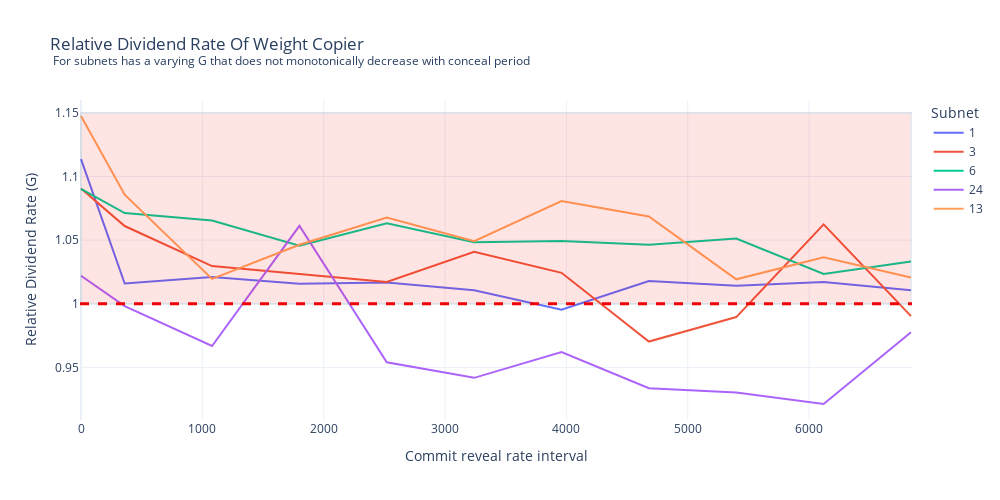
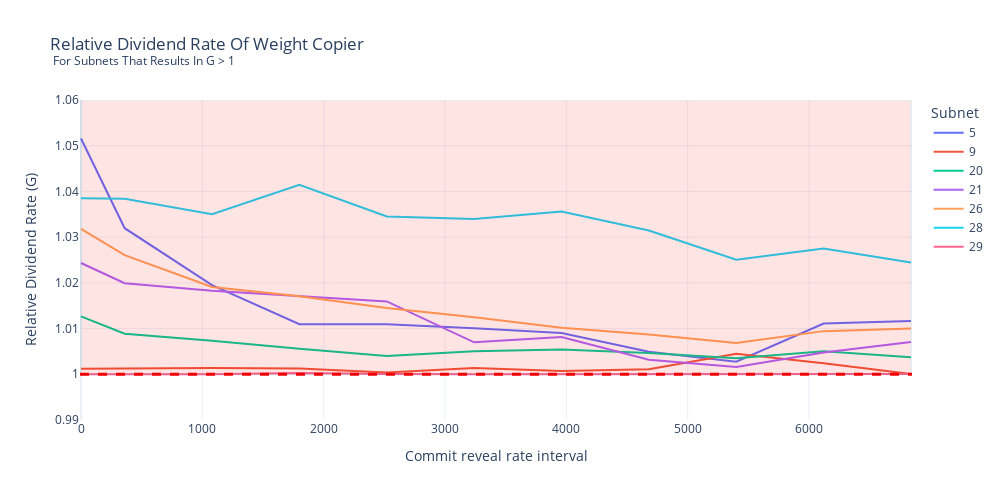
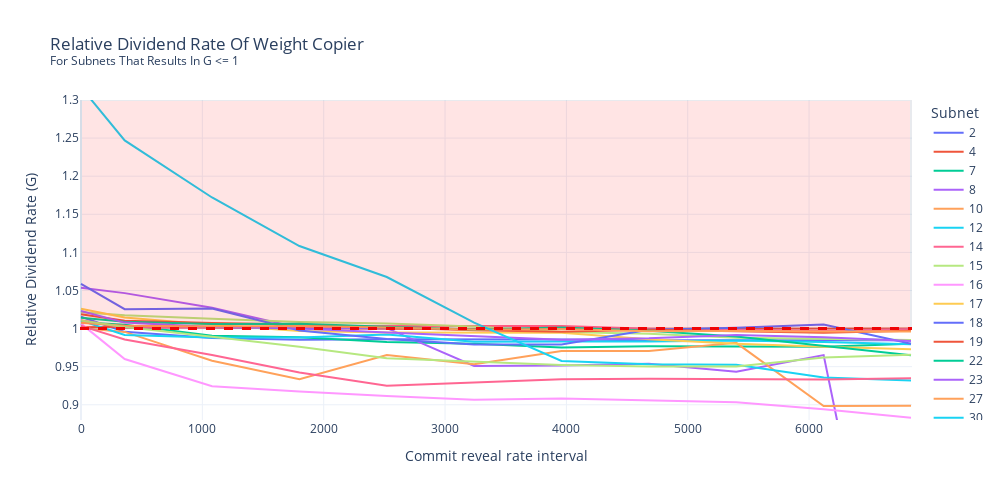

Notebook source saved alongside these figures, in order:
### Code cell
fig0 = px.line(
    div_losts.loc[:, set_0],
    labels={
        "value": "Relative dividend rate (G)".title(),
        "index": "Commit reveal rate interval",
        "variable": 'Subnet'
    },
    title="Relative Dividend Rate Of Weight Copier <br><sup> For subnets has a varying G that does not monotonically decrease with conceal period</sup>",
    width = 1000,
    height = 500,
)
fig0.add_hline(y=1, line_width=3, line_dash="dash", line_color="red", annotation_text = "")
fig0.update_layout(template='plotly_white')

fig0.add_shape(
    type="rect",
    x0=0,
    x1=19 * 360,
    y0=1.15,
    y1=1,
    fillcolor="red",
    opacity=0.1,
)

fig0.show()

fig1 = px.line(
    div_losts.loc[:, set_a],
    labels={
        "value": "Relative dividend rate (G)".title(),
        "index": "Commit reveal rate interval",
        "variable": 'Subnet'
    },
    title="Relative dividend rate of weight copier <br><sup> For subnets that results in G > 1</sup>".title(),
    width = 1000,
    height = 500,
    range_y = [0.99, 1.06]
)
fig1.add_hline(y=1, line_width=3, line_dash="dash", line_color="red", annotation_text = "")
fig1.update_layout(template='plotly_white')

fig1.add_shape(
    type="rect",
    x0=0,
    x1=19 * 360,
    y0=1,
    y1=1.06,
    fillcolor="red",
    opacity=0.1,
)

fig1.show()

fig2 = px.line(
    div_losts.loc[:, set_b],
    labels={
        "value": "Relative dividend rate (G)".title(),
        "index": "Commit reveal rate interval",
        "variable": 'Subnet'
    },
    title="Relative dividend rate of weight copier <br><sup>For subnets that results in G <= 1</sup>".title(),
    width = 1000,
    height = 500,
    range_y = [0.88, 1.3]
)
fig2.add_hline(y=1, line_width=3, line_dash="dash", line_color="red", annotation_text = "")
fig2.update_layout(template='plotly_white')

fig2.add_shape(
    type="rect",
    x0=0,
    x1=19 * 360,
    y0=1,
    y1=1.3,
    fillcolor="red",
    opacity=0.1,
)

fig2.show()

### Figure 1 — Plotly figure (JSON) as saved in the notebook; plotly's stock layout.template omitted (floating-point values rounded to 4 significant figures)
{"data": [{"hovertemplate": "Subnet=1<br>Commit reveal rate interval=%{x}<br>Relative Dividend Rate (G)=%{y}<extra></extra>", "legendgroup": "1", "line": {"color": "#636efa", "dash": "solid"}, "marker": {"symbol": "circle"}, "mode": "lines", "name": "1", "orientation": "v", "showlegend": true, "type": "scatter", "x": [0, 360, 1080, 1800, 2520, 3240, 3960, 4680, 5400, 6120, 6840], "xaxis": "x", "y": [1.114, 1.016, 1.021, 1.016, 1.017, 1.011, 0.9953, 1.018, 1.014, 1.017, 1.011], "yaxis": "y"}, {"hovertemplate": "Subnet=3<br>Commit reveal rate interval=%{x}<br>Relative Dividend Rate (G)=%{y}<extra></extra>", "legendgroup": "3", "line": {"color": "#EF553B", "dash": "solid"}, "marker": {"symbol": "circle"}, "mode": "lines", "name": "3", "orientation": "v", "showlegend": true, "type": "scatter", "x": [0, 360, 1080, 1800, 2520, 3240, 3960, 4680, 5400, 6120, 6840], "xaxis": "x", "y": [1.091, 1.061, 1.03, 1.023, 1.017, 1.041, 1.024, 0.9703, 0.9895, 1.062, 0.9903], "yaxis": "y"}, {"hovertemplate": "Subnet=6<br>Commit reveal rate interval=%{x}<br>Relative Dividend Rate (G)=%{y}<extra></extra>", "legendgroup": "6", "line": {"color": "#00cc96", "dash": "solid"}, "marker": {"symbol": "circle"}, "mode": "lines", "name": "6", "orientation": "v", "showlegend": true, "type": "scatter", "x": [0, 360, 1080, 1800, 2520, 3240, 3960, 4680, 5400, 6120, 6840], "xaxis": "x", "y": [1.09, 1.071, 1.065, 1.046, 1.063, 1.048, 1.049, 1.046, 1.051, 1.023, 1.033], "yaxis": "y"}, {"hovertemplate": "Subnet=24<br>Commit reveal rate interval=%{x}<br>Relative Dividend Rate (G)=%{y}<extra></extra>", "legendgroup": "24", "line": {"color": "#ab63fa", "dash": "solid"}, "marker": {"symbol": "circle"}, "mode": "lines", "name": "24", "orientation": "v", "showlegend": true, "type": "scatter", "x": [0, 360, 1080, 1800, 2520, 3240, 3960, 4680, 5400, 6120, 6840], "xaxis": "x", "y": [1.022, 0.9981, 0.9668, 1.061, 0.954, 0.9418, 0.9621, 0.9337, 0.9303, 0.9212, 0.9776], "yaxis": "y"}, {"hovertemplate": "Subnet=13<br>Commit reveal rate interval=%{x}<br>Relative Dividend Rate (G)=%{y}<extra></extra>", "legendgroup": "13", "line": {"color": "#FFA15A", "dash": "solid"}, "marker": {"symbol": "circle"}, "mode": "lines", "name": "13", "orientation": "v", "showlegend": true, "type": "scatter", "x": [0, 360, 1080, 1800, 2520, 3240, 3960, 4680, 5400, 6120, 6840], "xaxis": "x", "y": [1.148, 1.086, 1.02, 1.046, 1.068, 1.049, 1.081, 1.069, 1.019, 1.037, 1.021], "yaxis": "y"}], "layout": {"annotations": [{"showarrow": false, "text": "", "x": 1, "xanchor": "right", "xref": "x domain", "y": 1, "yanchor": "bottom", "yref": "y"}], "height": 500, "legend": {"title": {"text": "Subnet"}, "tracegroupgap": 0}, "shapes": [{"line": {"color": "red", "dash": "dash", "width": 3}, "type": "line", "x0": 0, "x1": 1, "xref": "x domain", "y0": 1, "y1": 1, "yref": "y"}, {"fillcolor": "red", "opacity": 0.1, "type": "rect", "x0": 0, "x1": 6840, "y0": 1.15, "y1": 1}], "title": {"text": "Relative Dividend Rate Of Weight Copier <br><sup> For subnets has a varying G that does not monotonically decrease with conceal period</sup>"}, "width": 1000, "xaxis": {"anchor": "y", "domain": [0, 1], "title": {"text": "Commit reveal rate interval"}}, "yaxis": {"anchor": "x", "domain": [0, 1], "title": {"text": "Relative Dividend Rate (G)"}}}}

### Figure 2 — Plotly figure (JSON) as saved in the notebook; plotly's stock layout.template omitted (floating-point values rounded to 4 significant figures)
{"data": [{"hovertemplate": "Subnet=5<br>Commit reveal rate interval=%{x}<br>Relative Dividend Rate (G)=%{y}<extra></extra>", "legendgroup": "5", "line": {"color": "#636efa", "dash": "solid"}, "marker": {"symbol": "circle"}, "mode": "lines", "name": "5", "orientation": "v", "showlegend": true, "type": "scatter", "x": [0, 360, 1080, 1800, 2520, 3240, 3960, 4680, 5400, 6120, 6840], "xaxis": "x", "y": [1.052, 1.032, 1.019, 1.011, 1.011, 1.01, 1.009, 1.005, 1.003, 1.011, 1.012], "yaxis": "y"}, {"hovertemplate": "Subnet=9<br>Commit reveal rate interval=%{x}<br>Relative Dividend Rate (G)=%{y}<extra></extra>", "legendgroup": "9", "line": {"color": "#EF553B", "dash": "solid"}, "marker": {"symbol": "circle"}, "mode": "lines", "name": "9", "orientation": "v", "showlegend": true, "type": "scatter", "x": [0, 360, 1080, 1800, 2520, 3240, 3960, 4680, 5400, 6120, 6840], "xaxis": "x", "y": [1.001, 1.001, 1.001, 1.001, 1.0, 1.001, 1.001, 1.001, 1.004, 1.002, 1.0], "yaxis": "y"}, {"hovertemplate": "Subnet=20<br>Commit reveal rate interval=%{x}<br>Relative Dividend Rate (G)=%{y}<extra></extra>", "legendgroup": "20", "line": {"color": "#00cc96", "dash": "solid"}, "marker": {"symbol": "circle"}, "mode": "lines", "name": "20", "orientation": "v", "showlegend": true, "type": "scatter", "x": [0, 360, 1080, 1800, 2520, 3240, 3960, 4680, 5400, 6120, 6840], "xaxis": "x", "y": [1.013, 1.009, 1.007, 1.006, 1.004, 1.005, 1.005, 1.005, 1.003, 1.005, 1.004], "yaxis": "y"}, {"hovertemplate": "Subnet=21<br>Commit reveal rate interval=%{x}<br>Relative Dividend Rate (G)=%{y}<extra></extra>", "legendgroup": "21", "line": {"color": "#ab63fa", "dash": "solid"}, "marker": {"symbol": "circle"}, "mode": "lines", "name": "21", "orientation": "v", "showlegend": true, "type": "scatter", "x": [0, 360, 1080, 1800, 2520, 3240, 3960, 4680, 5400, 6120, 6840], "xaxis": "x", "y": [1.024, 1.02, 1.018, 1.017, 1.016, 1.007, 1.008, 1.003, 1.002, 1.005, 1.007], "yaxis": "y"}, {"hovertemplate": "Subnet=26<br>Commit reveal rate interval=%{x}<br>Relative Dividend Rate (G)=%{y}<extra></extra>", "legendgroup": "26", "line": {"color": "#FFA15A", "dash": "solid"}, "marker": {"symbol": "circle"}, "mode": "lines", "name": "26", "orientation": "v", "showlegend": true, "type": "scatter", "x": [0, 360, 1080, 1800, 2520, 3240, 3960, 4680, 5400, 6120, 6840], "xaxis": "x", "y": [1.032, 1.026, 1.019, 1.017, 1.015, 1.012, 1.01, 1.009, 1.007, 1.009, 1.01], "yaxis": "y"}, {"hovertemplate": "Subnet=28<br>Commit reveal rate interval=%{x}<br>Relative Dividend Rate (G)=%{y}<extra></extra>", "legendgroup": "28", "line": {"color": "#19d3f3", "dash": "solid"}, "marker": {"symbol": "circle"}, "mode": "lines", "name": "28", "orientation": "v", "showlegend": true, "type": "scatter", "x": [0, 360, 1080, 1800, 2520, 3240, 3960, 4680, 5400, 6120, 6840], "xaxis": "x", "y": [1.039, 1.038, 1.035, 1.041, 1.035, 1.034, 1.036, 1.031, 1.025, 1.028, 1.024], "yaxis": "y"}, {"hovertemplate": "Subnet=29<br>Commit reveal rate interval=%{x}<br>Relative Dividend Rate (G)=%{y}<extra></extra>", "legendgroup": "29", "line": {"color": "#FF6692", "dash": "solid"}, "marker": {"symbol": "circle"}, "mode": "lines", "name": "29", "orientation": "v", "showlegend": true, "type": "scatter", "x": [0, 360, 1080, 1800, 2520, 3240, 3960, 4680, 5400, 6120, 6840], "xaxis": "x", "y": [1.0, 1.0, 1.0, 1.0, 1.0, 1.0, 1.0, 1.0, 1.0, 1.0, 1.0], "yaxis": "y"}], "layout": {"annotations": [{"showarrow": false, "text": "", "x": 1, "xanchor": "right", "xref": "x domain", "y": 1, "yanchor": "bottom", "yref": "y"}], "height": 500, "legend": {"title": {"text": "Subnet"}, "tracegroupgap": 0}, "shapes": [{"line": {"color": "red", "dash": "dash", "width": 3}, "type": "line", "x0": 0, "x1": 1, "xref": "x domain", "y0": 1, "y1": 1, "yref": "y"}, {"fillcolor": "red", "opacity": 0.1, "type": "rect", "x0": 0, "x1": 6840, "y0": 1, "y1": 1.06}], "title": {"text": "Relative Dividend Rate Of Weight Copier <Br><Sup> For Subnets That Results In G > 1</Sup>"}, "width": 1000, "xaxis": {"anchor": "y", "domain": [0, 1], "title": {"text": "Commit reveal rate interval"}}, "yaxis": {"anchor": "x", "domain": [0, 1], "range": [0.99, 1.06], "title": {"text": "Relative Dividend Rate (G)"}}}}

### Figure 3 — Plotly figure (JSON) as saved in the notebook; plotly's stock layout.template omitted (floating-point values rounded to 4 significant figures)
{"data": [{"hovertemplate": "Subnet=2<br>Commit reveal rate interval=%{x}<br>Relative Dividend Rate (G)=%{y}<extra></extra>", "legendgroup": "2", "line": {"color": "#636efa", "dash": "solid"}, "marker": {"symbol": "circle"}, "mode": "lines", "name": "2", "orientation": "v", "showlegend": true, "type": "scatter", "x": [0, 360, 1080, 1800, 2520, 3240, 3960, 4680, 5400, 6120, 6840], "xaxis": "x", "y": [1.015, 0.9957, 0.9876, 0.9852, 0.9859, 0.9859, 0.9857, 0.9848, 0.9844, 0.9847, 0.9846], "yaxis": "y"}, {"hovertemplate": "Subnet=4<br>Commit reveal rate interval=%{x}<br>Relative Dividend Rate (G)=%{y}<extra></extra>", "legendgroup": "4", "line": {"color": "#EF553B", "dash": "solid"}, "marker": {"symbol": "circle"}, "mode": "lines", "name": "4", "orientation": "v", "showlegend": true, "type": "scatter", "x": [0, 360, 1080, 1800, 2520, 3240, 3960, 4680, 5400, 6120, 6840], "xaxis": "x", "y": [1.002, 1.002, 1.001, 1.0, 0.9999, 0.9999, 0.9999, 0.9999, 0.9999, 0.9999, 0.9999], "yaxis": "y"}, {"hovertemplate": "Subnet=7<br>Commit reveal rate interval=%{x}<br>Relative Dividend Rate (G)=%{y}<extra></extra>", "legendgroup": "7", "line": {"color": "#00cc96", "dash": "solid"}, "marker": {"symbol": "circle"}, "mode": "lines", "name": "7", "orientation": "v", "showlegend": true, "type": "scatter", "x": [0, 360, 1080, 1800, 2520, 3240, 3960, 4680, 5400, 6120, 6840], "xaxis": "x", "y": [1.008, 1.005, 0.9905, 0.9886, 0.9825, 0.98, 0.9751, 0.9767, 0.9766, 0.9762, 0.9799], "yaxis": "y"}, {"hovertemplate": "Subnet=8<br>Commit reveal rate interval=%{x}<br>Relative Dividend Rate (G)=%{y}<extra></extra>", "legendgroup": "8", "line": {"color": "#ab63fa", "dash": "solid"}, "marker": {"symbol": "circle"}, "mode": "lines", "name": "8", "orientation": "v", "showlegend": true, "type": "scatter", "x": [0, 360, 1080, 1800, 2520, 3240, 3960, 4680, 5400, 6120, 6840], "xaxis": "x", "y": [1.054, 1.047, 1.027, 1.001, 1.001, 0.951, 0.9516, 0.954, 0.9433, 0.9652, 0.4086], "yaxis": "y"}, {"hovertemplate": "Subnet=10<br>Commit reveal rate interval=%{x}<br>Relative Dividend Rate (G)=%{y}<extra></extra>", "legendgroup": "10", "line": {"color": "#FFA15A", "dash": "solid"}, "marker": {"symbol": "circle"}, "mode": "lines", "name": "10", "orientation": "v", "showlegend": true, "type": "scatter", "x": [0, 360, 1080, 1800, 2520, 3240, 3960, 4680, 5400, 6120, 6840], "xaxis": "x", "y": [1.001, 0.9957, 0.9577, 0.9335, 0.9654, 0.9531, 0.9706, 0.9704, 0.9813, 0.8983, 0.8988], "yaxis": "y"}, {"hovertemplate": "Subnet=12<br>Commit reveal rate interval=%{x}<br>Relative Dividend Rate (G)=%{y}<extra></extra>", "legendgroup": "12", "line": {"color": "#19d3f3", "dash": "solid"}, "marker": {"symbol": "circle"}, "mode": "lines", "name": "12", "orientation": "v", "showlegend": true, "type": "scatter", "x": [0, 360, 1080, 1800, 2520, 3240, 3960, 4680, 5400, 6120, 6840], "xaxis": "x", "y": [1.01, 0.9917, 0.9883, 0.9882, 0.9922, 0.9826, 0.983, 0.9829, 0.9843, 0.9825, 0.9795], "yaxis": "y"}, {"hovertemplate": "Subnet=14<br>Commit reveal rate interval=%{x}<br>Relative Dividend Rate (G)=%{y}<extra></extra>", "legendgroup": "14", "line": {"color": "#FF6692", "dash": "solid"}, "marker": {"symbol": "circle"}, "mode": "lines", "name": "14", "orientation": "v", "showlegend": true, "type": "scatter", "x": [0, 360, 1080, 1800, 2520, 3240, 3960, 4680, 5400, 6120, 6840], "xaxis": "x", "y": [1.011, 1.001, 1.002, 1.001, 1.003, 1.003, 1.003, 0.9997, 0.9981, 0.9972, 0.9994], "yaxis": "y"}, {"hovertemplate": "Subnet=15<br>Commit reveal rate interval=%{x}<br>Relative Dividend Rate (G)=%{y}<extra></extra>", "legendgroup": "15", "line": {"color": "#B6E880", "dash": "solid"}, "marker": {"symbol": "circle"}, "mode": "lines", "name": "15", "orientation": "v", "showlegend": true, "type": "scatter", "x": [0, 360, 1080, 1800, 2520, 3240, 3960, 4680, 5400, 6120, 6840], "xaxis": "x", "y": [1.021, 1.017, 1.013, 1.009, 1.007, 1.003, 0.9955, 0.9932, 0.988, 0.9867, 0.9851], "yaxis": "y"}, {"hovertemplate": "Subnet=16<br>Commit reveal rate interval=%{x}<br>Relative Dividend Rate (G)=%{y}<extra></extra>", "legendgroup": "16", "line": {"color": "#FF97FF", "dash": "solid"}, "marker": {"symbol": "circle"}, "mode": "lines", "name": "16", "orientation": "v", "showlegend": true, "type": "scatter", "x": [0, 360, 1080, 1800, 2520, 3240, 3960, 4680, 5400, 6120, 6840], "xaxis": "x", "y": [1.006, 0.9601, 0.9244, 0.9173, 0.9115, 0.9066, 0.9083, 0.9055, 0.9034, 0.8941, 0.8828], "yaxis": "y"}, {"hovertemplate": "Subnet=17<br>Commit reveal rate interval=%{x}<br>Relative Dividend Rate (G)=%{y}<extra></extra>", "legendgroup": "17", "line": {"color": "#FECB52", "dash": "solid"}, "marker": {"symbol": "circle"}, "mode": "lines", "name": "17", "orientation": "v", "showlegend": true, "type": "scatter", "x": [0, 360, 1080, 1800, 2520, 3240, 3960, 4680, 5400, 6120, 6840], "xaxis": "x", "y": [1.026, 1.014, 1.005, 0.9968, 0.9949, 0.9948, 0.9945, 0.986, 0.98, 0.9761, 0.9729], "yaxis": "y"}, {"hovertemplate": "Subnet=18<br>Commit reveal rate interval=%{x}<br>Relative Dividend Rate (G)=%{y}<extra></extra>", "legendgroup": "18", "line": {"color": "#636efa", "dash": "solid"}, "marker": {"symbol": "circle"}, "mode": "lines", "name": "18", "orientation": "v", "showlegend": true, "type": "scatter", "x": [0, 360, 1080, 1800, 2520, 3240, 3960, 4680, 5400, 6120, 6840], "xaxis": "x", "y": [1.059, 1.025, 1.026, 0.9974, 0.9865, 0.9789, 0.9792, 0.9986, 1.001, 1.005, 0.9802], "yaxis": "y"}, {"hovertemplate": "Subnet=19<br>Commit reveal rate interval=%{x}<br>Relative Dividend Rate (G)=%{y}<extra></extra>", "legendgroup": "19", "line": {"color": "#EF553B", "dash": "solid"}, "marker": {"symbol": "circle"}, "mode": "lines", "name": "19", "orientation": "v", "showlegend": true, "type": "scatter", "x": [0, 360, 1080, 1800, 2520, 3240, 3960, 4680, 5400, 6120, 6840], "xaxis": "x", "y": [1.019, 1.01, 1.007, 1.005, 1.001, 0.9978, 0.9958, 0.9985, 0.9965, 0.9945, 0.9971], "yaxis": "y"}, {"hovertemplate": "Subnet=22<br>Commit reveal rate interval=%{x}<br>Relative Dividend Rate (G)=%{y}<extra></extra>", "legendgroup": "22", "line": {"color": "#00cc96", "dash": "solid"}, "marker": {"symbol": "circle"}, "mode": "lines", "name": "22", "orientation": "v", "showlegend": true, "type": "scatter", "x": [0, 360, 1080, 1800, 2520, 3240, 3960, 4680, 5400, 6120, 6840], "xaxis": "x", "y": [1.014, 1.009, 1.006, 1.006, 1.002, 0.9989, 1.001, 0.9972, 0.9897, 0.9769, 0.9649], "yaxis": "y"}, {"hovertemplate": "Subnet=23<br>Commit reveal rate interval=%{x}<br>Relative Dividend Rate (G)=%{y}<extra></extra>", "legendgroup": "23", "line": {"color": "#ab63fa", "dash": "solid"}, "marker": {"symbol": "circle"}, "mode": "lines", "name": "23", "orientation": "v", "showlegend": true, "type": "scatter", "x": [0, 360, 1080, 1800, 2520, 3240, 3960, 4680, 5400, 6120, 6840], "xaxis": "x", "y": [1.023, 1.008, 1.002, 1.0, 0.9948, 0.9897, 0.9855, 0.9872, 0.9916, 0.9885, 0.9836], "yaxis": "y"}, {"hovertemplate": "Subnet=27<br>Commit reveal rate interval=%{x}<br>Relative Dividend Rate (G)=%{y}<extra></extra>", "legendgroup": "27", "line": {"color": "#FFA15A", "dash": "solid"}, "marker": {"symbol": "circle"}, "mode": "lines", "name": "27", "orientation": "v", "showlegend": true, "type": "scatter", "x": [0, 360, 1080, 1800, 2520, 3240, 3960, 4680, 5400, 6120, 6840], "xaxis": "x", "y": [1.008, 1.004, 1.003, 1.004, 1.001, 0.9989, 0.9993, 0.9964, 0.9969, 0.996, 0.9963], "yaxis": "y"}, {"hovertemplate": "Subnet=30<br>Commit reveal rate interval=%{x}<br>Relative Dividend Rate (G)=%{y}<extra></extra>", "legendgroup": "30", "line": {"color": "#19d3f3", "dash": "solid"}, "marker": {"symbol": "circle"}, "mode": "lines", "name": "30", "orientation": "v", "showlegend": true, "type": "scatter", "x": [0, 360, 1080, 1800, 2520, 3240, 3960, 4680, 5400, 6120, 6840], "xaxis": "x", "y": [1.317, 1.247, 1.172, 1.108, 1.068, 1.008, 0.9574, 0.9532, 0.9526, 0.9359, 0.9319], "yaxis": "y"}, {"hovertemplate": "Subnet=31<br>Commit reveal rate interval=%{x}<br>Relative Dividend Rate (G)=%{y}<extra></extra>", "legendgroup": "31", "line": {"color": "#FF6692", "dash": "solid"}, "marker": {"symbol": "circle"}, "mode": "lines", "name": "31", "orientation": "v", "showlegend": true, "type": "scatter", "x": [0, 360, 1080, 1800, 2520, 3240, 3960, 4680, 5400, 6120, 6840], "xaxis": "x", "y": [1.004, 0.9856, 0.9652, 0.9422, 0.925, 0.9294, 0.9334, 0.9342, 0.934, 0.9331, 0.9347], "yaxis": "y"}, {"hovertemplate": "Subnet=32<br>Commit reveal rate interval=%{x}<br>Relative Dividend Rate (G)=%{y}<extra></extra>", "legendgroup": "32", "line": {"color": "#B6E880", "dash": "solid"}, "marker": {"symbol": "circle"}, "mode": "lines", "name": "32", "orientation": "v", "showlegend": true, "type": "scatter", "x": [0, 360, 1080, 1800, 2520, 3240, 3960, 4680, 5400, 6120, 6840], "xaxis": "x", "y": [1.01, 1.002, 0.9892, 0.9761, 0.9611, 0.9562, 0.9523, 0.9501, 0.9502, 0.9622, 0.9656], "yaxis": "y"}], "layout": {"annotations": [{"showarrow": false, "text": "", "x": 1, "xanchor": "right", "xref": "x domain", "y": 1, "yanchor": "bottom", "yref": "y"}], "height": 500, "legend": {"title": {"text": "Subnet"}, "tracegroupgap": 0}, "shapes": [{"line": {"color": "red", "dash": "dash", "width": 3}, "type": "line", "x0": 0, "x1": 1, "xref": "x domain", "y0": 1, "y1": 1, "yref": "y"}, {"fillcolor": "red", "opacity": 0.1, "type": "rect", "x0": 0, "x1": 6840, "y0": 1, "y1": 1.3}], "title": {"text": "Relative Dividend Rate Of Weight Copier <Br><Sup>For Subnets That Results In G <= 1</Sup>"}, "width": 1000, "xaxis": {"anchor": "y", "domain": [0, 1], "title": {"text": "Commit reveal rate interval"}}, "yaxis": {"anchor": "x", "domain": [0, 1], "range": [0.88, 1.3], "title": {"text": "Relative Dividend Rate (G)"}}}}
